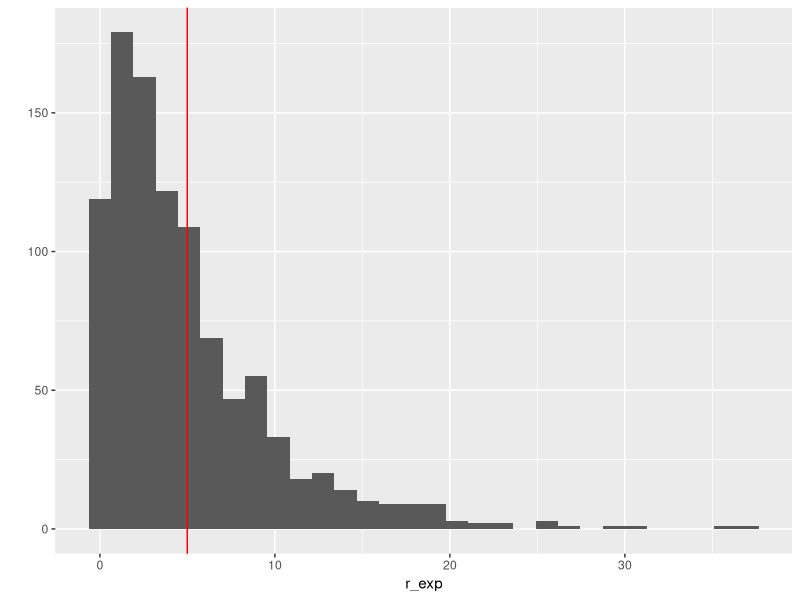

The R script that drew this image:
# course project
#
library(ggplot2)

r_exp <- rexp(1000,0.2)
r_mn <- mean(r_exp)
r_sd <- sd(r_exp)

base_pl <- qplot(r_exp) +
    stat_bin() +
    geom_vline(xintercept = mean(r_exp), colour = "red")

print(base_pl)



#p + annotate("rect", xmin = 3, xmax = 4.2, ymin = 12, ymax = 21, alpha = .2)

# mns = NULL
# for (i in 1:1000) mns <- c(mns, mean(runif(40)))
# sd_mean <- sd(mns)


